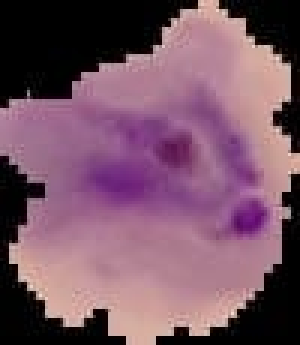
#> input picture 1.jpeg, 100 x 115 px (shown 3 times larger)
$ jupyter execute imageprocess.ipynb   (older library calls are emulated)
#> lines starting #> are read from the running program, lines starting #| are printed output that depends on the picture; after the words box and inside, x2 and y2 are one past the last pixel; in counts of white or black regions, pixels touching at a corner belong together; long printed decimals are rounded
[cell 1]
## Image Processing ##

[cell 2]
from skimage.io import *
from skimage.filters import *
from skimage.exposure import *
from skimage.transform import *
from skimage.color import rgb2gray
from sklearn.metrics import mean_squared_error as mse
import matplotlib.pyplot as plt
from skimage.io import imread

[cell 3]
img = imread("1.jpeg")
#> img is the input picture: shape (115, 100, 3); mean R, G, B 119.5, 83.9, 101.2
liver2 = imread("2.jpeg")
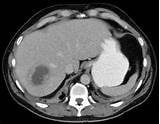
#> input picture 2.jpeg, 160 x 124 px
#> liver2 is the input picture: shape (124, 160, 3); min 0, max 255, mean 90.2
liver4 = imread("3.jpeg")
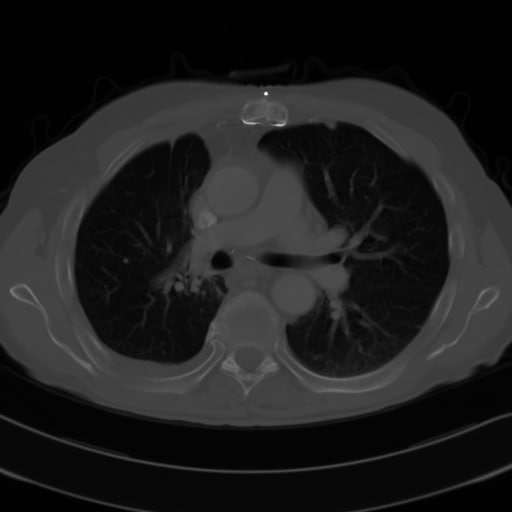
#> input picture 3.jpeg, 512 x 512 px
#> liver4 is the input picture: shape (512, 512); min 0, max 255, mean 30.2

[cell 4]
plt.figure(figsize = (10,10))
plt.subplot(131).imshow(img)
plt.title("image")
plt.subplot(132).imshow(liver2)
plt.title("liver 2")
plt.subplot(133).imshow(liver4,cmap = "gray")
plt.title("liver 3")

[cell 5]
##Gaussian Blur##

[cell 6]
##Mild Smoothing

[cell 7]
plt.figure(figsize = (10,10))
plt.subplot(121).imshow(img)
plt.title("Original")
blurred = gaussian(img,0.5,multichannel=True)
plt.subplot(122).imshow(blurred)
plt.title("Blurred")
print("Mean Squared Error : ",mse(img.flatten(),blurred.flatten()))
#| Mean Squared Error :  15199.066

[cell 8]
## More smoothing

[cell 9]
plt.figure(figsize = (10,10))
plt.subplot(121).imshow(img)
plt.title("Original")
blurred = gaussian(img,1,multichannel=True)
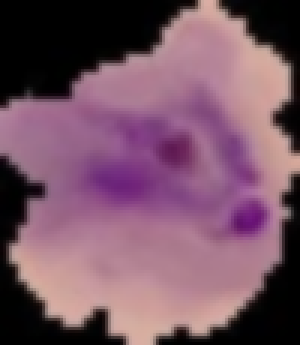
#> blurred: shape (115, 100, 3) float64 (shown 3 times larger); mean R, G, B 0.469, 0.329, 0.397
plt.subplot(122).imshow(blurred)
plt.title("Blurred")
print("Mean Squared Error : ",mse(img.flatten(),blurred.flatten()))
#| Mean Squared Error :  15200.798

[cell 10]
##Part of the image Smoothing

[cell 11]
type(img)

[cell 12]
def blur(image, x0, x1, y0, y1, sigma=1, imshowall=False):
#> called with x0 = 40, x1 = 60, y0 = 40, y1 = 60, sigma = 5, imshowall = False
    x0, x1 = min(x0, x1), max(x0, x1)
    y0, y1 = min(y0, y1), max(y0, y1)
    im = image.copy()
    sub_im = im[x0:x1,y0:y1].copy()
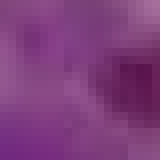
#> sub_im: shape (20, 20, 3) (shown 8 times larger); mean R, G, B 126.2, 61.2, 123.3
    if imshowall: imshow(sub_im)
    blur_sub_im = gaussian(sub_im, sigma=sigma)
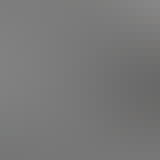
#> blur_sub_im: shape (20, 20, 3) float64 (shown 8 times larger); mean R, G, B 0.474, 0.473, 0.472
    if imshowall: imshow(blur_sub_im)
    blur_sub_im = np.round(255 * blur_sub_im)
    im[x0:x1,y0:y1] = blur_sub_im
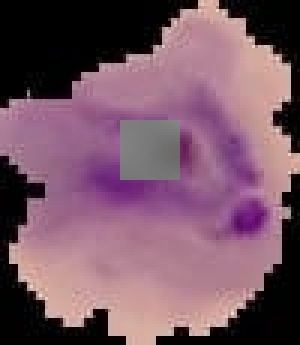
#> im: shape (115, 100, 3) (shown 3 times larger); 3.48% of pixels changed, all inside (x1, y1, x2, y2) = (40, 40, 60, 60)
    return im

[cell 13]
import numpy as np
plt.figure(figsize = (10,10))
plt.subplot(121).imshow(img)
plt.title("Original")
blurred = blur(img,40,60,40,60,5)
plt.subplot(122).imshow(blurred)
plt.title("Blurred")
print("Mean Squared Error : ",mse(img.flatten(),blurred.flatten()))
#| Mean Squared Error :  45.046

[cell 14]
## Hist Plot of Liver 2 ##

[cell 15]
plt.hist(liver2.flatten())
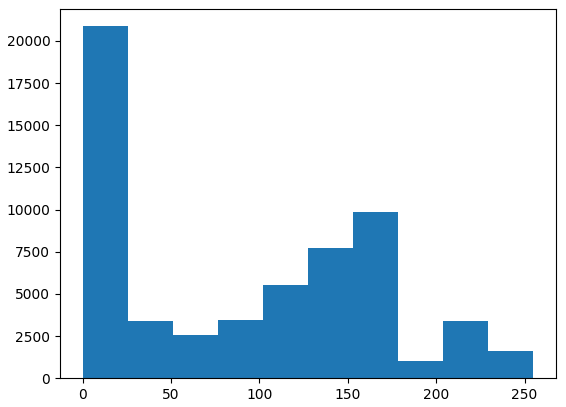
#> figure drawn by matplotlib, 1 panel; tallest bar 20874 high, from x = 0 to 25.5

[cell 16]
## Hist Plot of Liver 4 ##

[cell 17]
plt.hist(liver4.flatten())
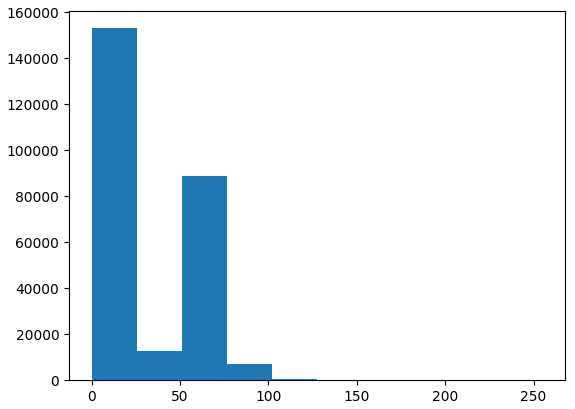
#> figure drawn by matplotlib, 1 panel; tallest bar 153000 high, from x = 0 to 25.5

[cell 18]
## Histogram Matching ##

[cell 19]
reference = liver4
image = rgb2gray(liver2)

matched = match_histograms(image, reference)
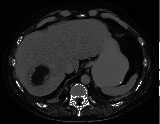
#> matched: shape (124, 160) float64; min 0.299, max 255, mean 31.6

plt.figure(figsize = (10,10))
plt.subplot(131).imshow(image ,cmap = "gray")
plt.title("liver 2")
plt.subplot(132).imshow(reference ,cmap = "gray")
plt.title("liver 4")
plt.subplot(133).imshow(matched,cmap = "gray")
plt.title("Matched")

[cell 20]
plt.figure(figsize = (15,5))
plt.subplot(131).hist(image.flatten())
plt.title("liver 2")
plt.subplot(132).hist(reference.flatten())
plt.title("liver 4")
plt.subplot(133).hist(matched.flatten())
plt.title("Matched")
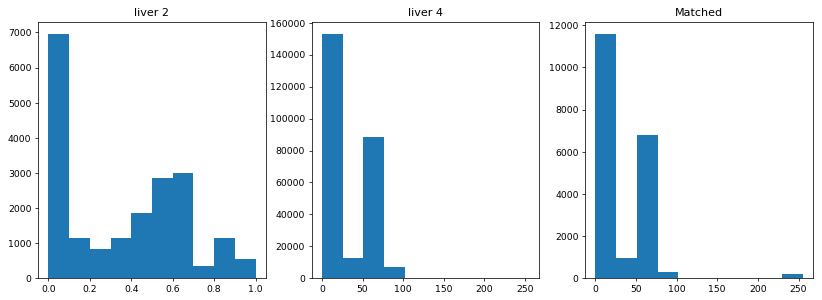
#> figure drawn by matplotlib, 3 panels; panel 1: tallest bar 6958 high, from x = -6.94e-18 to 0.1; panel 2: tallest bar 153000 high, from x = 0 to 25.5; panel 3: tallest bar 11588 high, from x = 0.299 to 25.77
